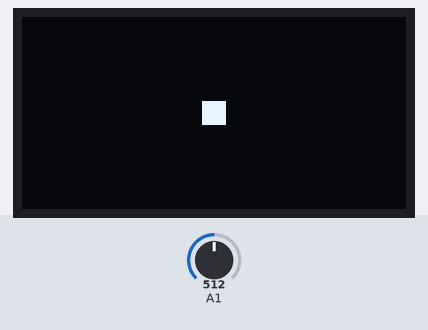
Bench run of a sketch on a simulated Arduino Uno, built with avr-gcc and run on an emulated ATmega328P. Parts: 128×64 one-colour display. Inputs (shaded band) come from the test bench; at power-on: A1 = 512. What the sketch prints to the serial monitor is not drawn.

Above: at 1.2 s.
1.3 s: A1 set to 716
At 2.6 s:
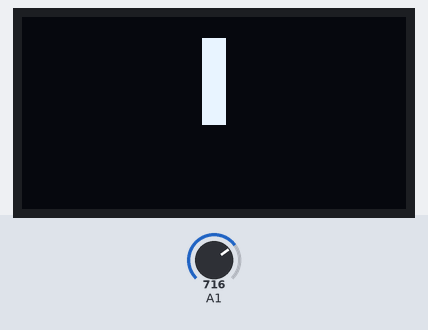
2.9 s: A1 set to 900
At 3.4 s:
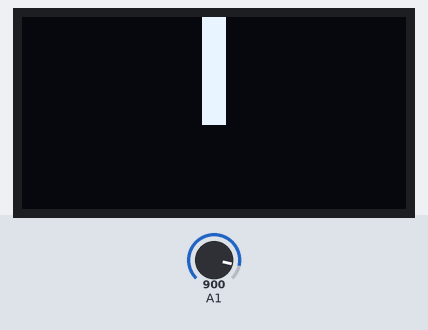
Timing chart, 0 to 5.9 s (numbered marks = the images above; inputs shaded):
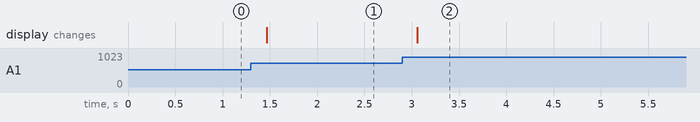

Measured:
- after the input at 1.3 s, the display: changes after 0.17 s (image 1)
- after the input at 2.9 s, the display: changes after 0.16 s (image 2)

The sketch:

audio_visualiser.ino
```cpp
#include <Adafruit_GFX.h>
#include <Adafruit_SSD1306.h>
#include <Wire.h>
int start=60;
int width=8;
int height=8;
int top=28;
int minHeight=8;
int maxHeight=40;
Adafruit_SSD1306 oled(128,64,&Wire,-1);

void setup(){
 oled.begin(SSD1306_SWITCHCAPVCC,0x3C);
 oled.clearDisplay();
 Serial.begin(9600);
 }
void loop(){
 int val=analogRead(A1);
 val=abs(val-512);
 val=map(val,0,300,minHeight,maxHeight);
 val=constrain(val,minHeight,maxHeight);
 oled.clearDisplay();
 Serial.println(val);


 oled.fillRect(start,top-val+minHeight,width,val,WHITE);
 oled.display();
 delay(150);}
```
